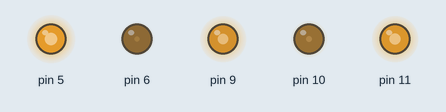
A sketch run on a simulated Arduino Uno, built with avr-gcc and run on an emulated ATmega328P. On the bench: output pins drawn as LEDs (lit = HIGH). Random numbers use the default seed unless the sketch sets one.

Above: at 0.05 s.
At 4.98 s:
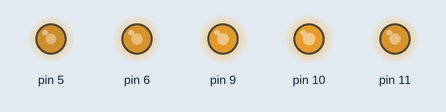
At 10.01 s:
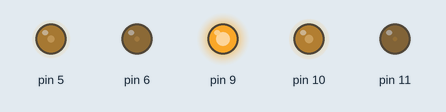
At 19.97 s:
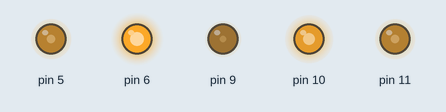
At 29.93 s:
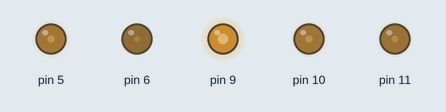
At 39.89 s:
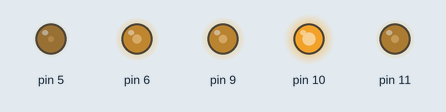
Timing chart, 0 to 40.0 s (numbered marks = the images above):
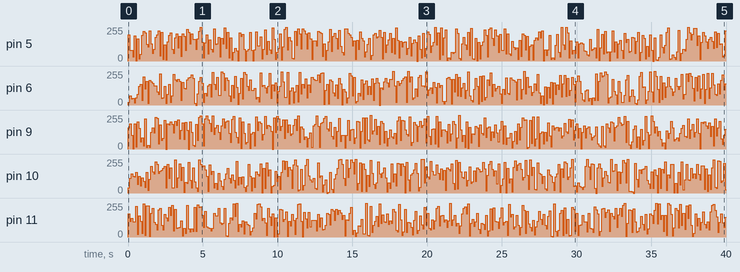

Measured:
- by itself, pin 5: 0/255 → 197/255 at 0.00 s, → 80/255 0.10 s later, → 79/255 0.10 s later, → 32/255 0.10 s later, … (396 changes in this stretch)
- by itself, pin 6: 0/255 → 19/255 at 0.00 s, → 68/255 0.10 s later, → 47/255 0.10 s later, → 52/255 0.10 s later, … (395 changes in this stretch)
- by itself, pin 9: 0/255 → 158/255 at 0.00 s, → 188/255 0.10 s later, → 102/255 0.10 s later, → 3/255 0.10 s later, … (397 changes in this stretch)
- by itself, pin 10: 0/255 → 38/255 at 0.00 s, → 109/255 0.10 s later, → 143/255 0.10 s later, → 124/255 0.10 s later, … (397 changes in this stretch)
- by itself, pin 11: 0/255 → 175/255 at 0.00 s, → 120/255 0.10 s later, → 142/255 0.10 s later, → 114/255 0.10 s later, … (397 changes in this stretch)

The sketch:

A_5LEDs.ino
```cpp
void setup() {
  // put your setup code here, to run once:
  pinMode(5, OUTPUT);
  pinMode(6, OUTPUT);
  pinMode(9, OUTPUT);
  pinMode(10, OUTPUT);
  pinMode(11, OUTPUT);

}

void loop() {
  // put your main code here, to run repeatedly:
  int i;
  i = random(255);
  analogWrite(5, i);
  i = random(255);
  analogWrite(6, i);
  i = random(255);
  analogWrite(9, i);
  i = random(255);
  analogWrite(10, i);
  i = random(255);
  analogWrite(11, i);
  i = random(255);
  analogWrite(5, i);
  delay(100);
}
```
